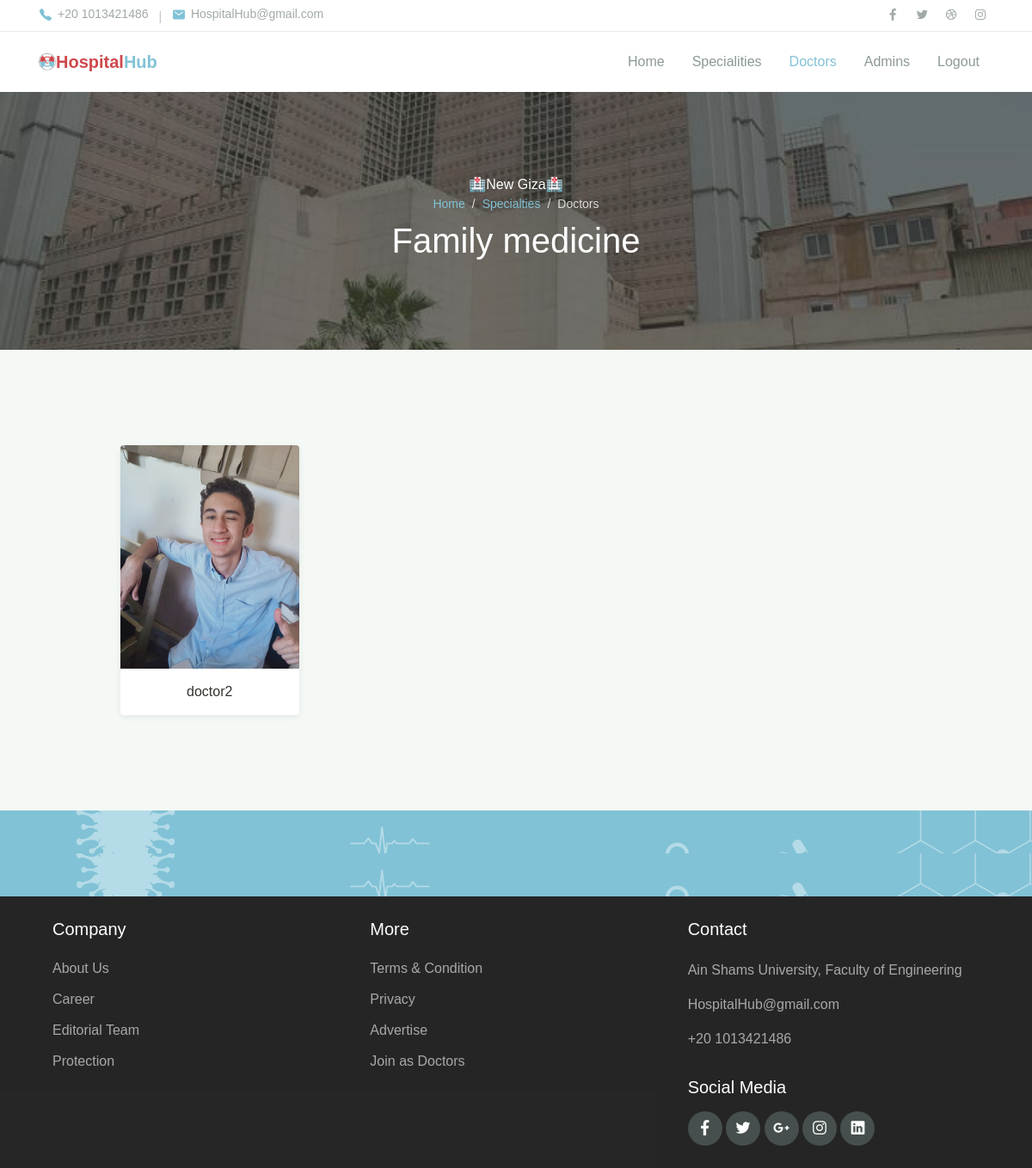
The page /h/admin/specialities/Family medicine (signed in) on the database as committed earlier.
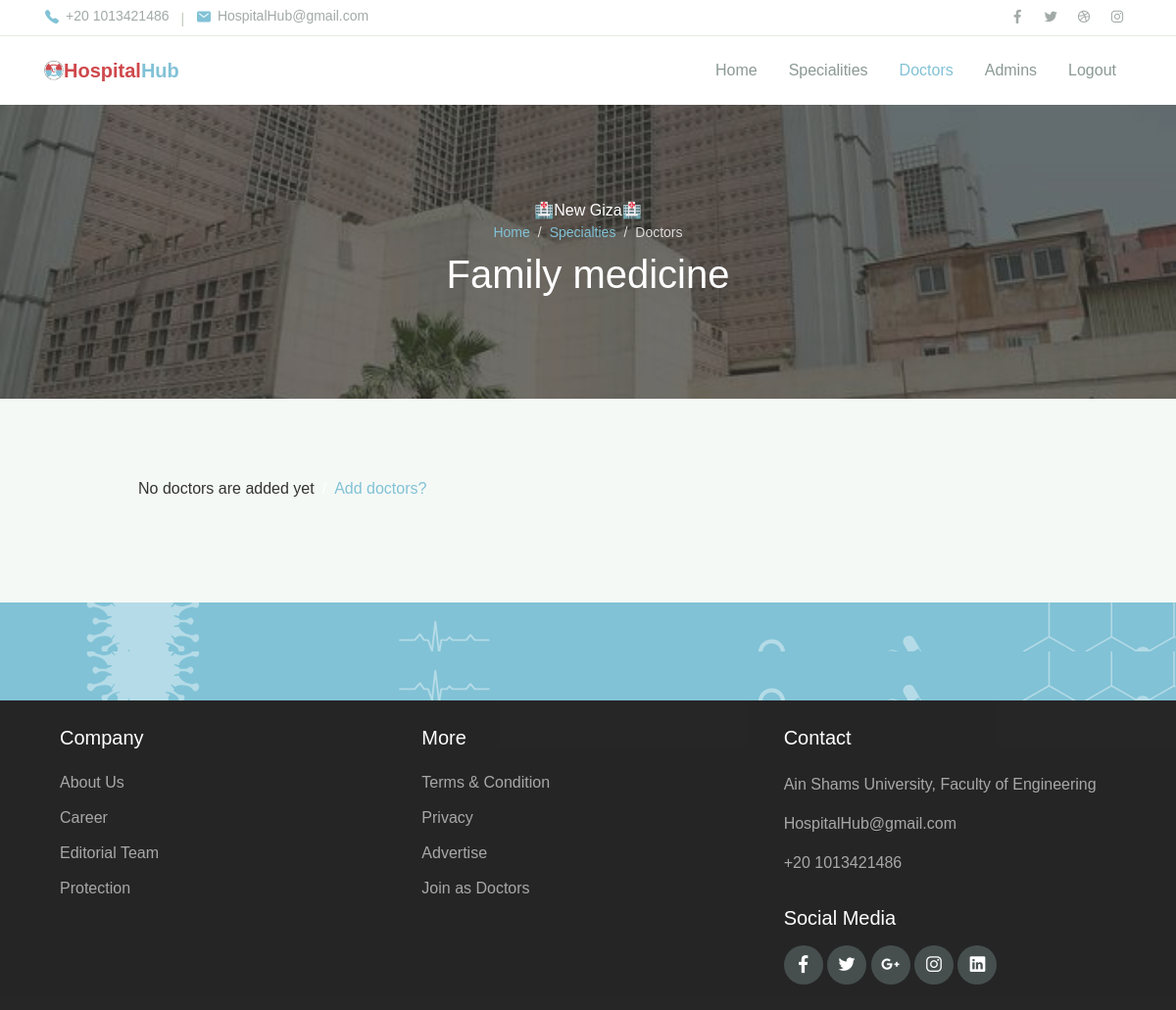
The same page on the database as committed later.
### hospital_hub/models.py (models this page shows, shortened)
class Doctor(models.Model):
    my_account= models.ForeignKey(User,on_delete= models.CASCADE,related_name="my_doctor")
    is_employed= models.BooleanField(default=False)
    speciality= models.ForeignKey(Speciality, on_delete=models.CASCADE,related_name="doctors")
    hospital= models.ForeignKey(Hospital, on_delete=models.SET_NULL,related_name="my_doctors",null=True,blank=True)

class User(AbstractBaseUser):
    username    = models.CharField(max_length=255, unique=True) # unique checks existance with respect to save function
    email       = models.EmailField(verbose_name = 'email address',max_length = 255,unique = True)
    full_name   = models.CharField(max_length=255, blank=True, null=True)
    phone_number= models.IntegerField()
    city        = models.ForeignKey(City,on_delete=models.PROTECT,null=True)
    owner       = models.BooleanField(default= False) # can login
    admin       = models.BooleanField(default= False) # staff user non superuser
    doctor      = models.BooleanField(default=False) # superuser
    patient     = models.BooleanField(default=False) # superuser
    staff       = models.BooleanField(default=False) # necessary
    created_at  = models.DateTimeField(null=True)
    image       = models.ImageField(default="media/no_profile_img.png",upload_to = "media/")
    USERNAME_FIELD = 'username' #username
    EMAIL_FIELD = 'email' #Email
    REQUIRED_FIELDS = ['email','full_name','phone_number']
    objects = UserManager()
    def save(self, *args, **kwargs):
        try:
            im = Image.open(self.image)
            if len(im.fp.read())>1000000:
                im = im.convert('RGB')
                im = ImageOps.exif_transpose(im)
                im_io = BytesIO()
                im.save(im_io, 'JPEG', quality=60)
                new_image = File(im_io, name=self.image.name)
                self.image = new_image
        except:
            pass
        super().save(*args, **kwargs)

### hospital_hub/views.py (the view, shortened to what this page needs)
# urls.py: path('admin/specialities/<str:speciality>',views.Admin.ViewSpeciality,name='view_speciality'),
    def ViewSpeciality(request,speciality):
        hospital=request.user.my_admin.first().hospital
        spec=Speciality.objects.filter(name=speciality)
        if spec.count()==1:
            doctors=DoctorModel.objects.filter(speciality=spec.first(),hospital=hospital)
            doctorsaccs=[]
            for doc in doctors:
                doctorsaccs.append([doc,doc.my_account])
            return render(request,"hospital_hub/admin/view_speciality.html",{
                "doctors":doctorsaccs,
               "hospital_name":request.user.my_admin.first().hospital.name,
                "speciality":spec.first().name
                })

### hospital_hub/templates/hospital_hub/Admin/view_speciality.html (shortened to what the changed rows need)
{%extends 'hospital_hub/Admin/admin_layout.html'%}
{%load static%}
{%block body%}
<div class="page-banner overlay-dark bg-image"
     style="background-image: url(../../../static/hospital_hub/assets/img/bg_image_1.jpg)">
    <div class="banner-section">
        <div class="container text-center wow fadeInUp">
            <h1 class="font-weight-normal">
                {%if speciality%}{{speciality}}{%else%}Current Doctors{%endif%}
            </h1>
        </div>
    </div>
</div>
<div class="page-section bg-light">
    <div class="container">
        <div class="row justify-content-center">
            <div class="col-lg-10">
                <div class="row">
                    {%if doctors%}
                        {% for doctorobj , doctor in doctors %}
                        <div class="col-md-6 col-lg-3 py-3 wow zoomIn">
                            <div class="card-doctor">
                                <div class="header">
                                    <img src="{{doctor.image.url}}" alt="" height="260" style="object-fit: cover;">
                                </div>
                                <div class="body">
                                    <p class="text-x2 mb-0" style="text-align:center;">
                                        {{doctor.username}}
                                    </p>
                                </div>
                            </div>
                        </div>
                        {%endfor%}
                    {%else%}
                    <nav aria-label="Breadcrumb">
                    <ol class="breadcrumb breadcrumb-dark bg-transparent justify-content-center py-0 mb-2">
                    <li class="breadcrumb-item"><p>No doctors are added yet</p></li>
                    <li class="breadcrumb-item"><a href="{%url 'add_doctor'%}">Add doctors?</a></li>
                    </ol>
                    </nav>
                    {%endif%}
                </div>
            </div>
        </div>
    </div>
</div>
{%endblock%}

Rows that differ between the two databases and show on the page:
no longer on this page (row edited): Doctor: image (picture), username "doctor2"
Other text that changed with them:
text now shown: "No doctors are added yet Add doctors?"
